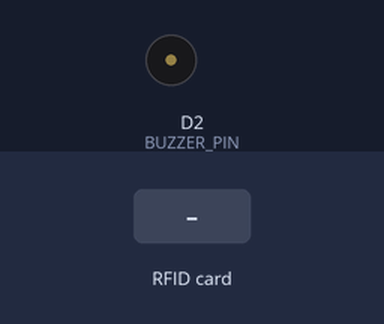
Recording of a sketch running on a simulated ESP8266 (NodeMCU). Parts: buzzer (waves = sounding, pin HIGH). The inputs (shaded band) are chosen by the test bench. WiFi joins after 1.5 s; servers stay silent unless stated; uploads are accepted with an empty reply; what the sketch prints to the serial monitor is not drawn.

Above: at 2.7 s.
2.8 s: RFID card 5E 7A 19 C4 held to the reader
At 3.06 s:
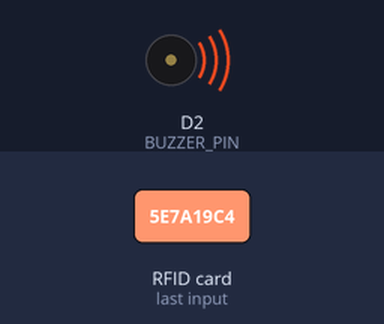
Timing chart, 0 to 5.8 s (numbered marks = the images above; inputs shaded):
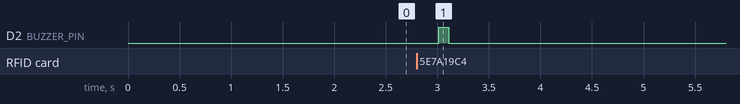

Measured:
- after the input at 2.8 s, D2 (BUZZER_PIN): LOW → HIGH after 0.21 s, → LOW 0.10 s later

The sketch:

rfid_writer.ino
```cpp
#include <SPI.h>
#include <MFRC522.h>
#include <ESP8266WiFi.h>
#include <ESP8266HTTPClient.h>

#define SS_PIN     D4
#define RST_PIN    D3
#define BUZZER_PIN D2

// 🔧 WiFi config
const char* ssid = "INFINITUM2AF3_2.4";
const char* password = "tmqF6MuUxE";

// 🔧 Backend config
const char* API_URL = "http://192.168.1.10:5000/attendance";
const long USER_ID = 2765432101;
const char* CLASSROOM = "ENTRANCE";

MFRC522 rfid(SS_PIN, RST_PIN);
MFRC522::MIFARE_Key key;

void beep() {
  digitalWrite(BUZZER_PIN, HIGH);
  delay(100);
  digitalWrite(BUZZER_PIN, LOW);
}

void setup() {
  Serial.begin(9600);
  SPI.begin();
  rfid.PCD_Init();

  pinMode(BUZZER_PIN, OUTPUT);

  // RFID key
  for (byte i = 0; i < 6; i++) {
    key.keyByte[i] = 0xFF;
  }

  // WiFi
  WiFi.begin(ssid, password);
  Serial.print("Connecting to WiFi");

  while (WiFi.status() != WL_CONNECTED) {
    delay(500);
    Serial.print(".");
  }

  Serial.println("\nWiFi connected");
  Serial.println("{\"status\":\"READY\"}");
}

void loop() {
  if (!rfid.PICC_IsNewCardPresent()) return;
  if (!rfid.PICC_ReadCardSerial()) return;

  // UID → string HEX
  String studentId = "";
  for (byte i = 0; i < rfid.uid.size; i++) {
    if (rfid.uid.uidByte[i] < 0x10) studentId += "0";
    studentId += String(rfid.uid.uidByte[i], HEX);
  }
  studentId.toUpperCase();

  Serial.print("Scanned: ");
  Serial.println(studentId);

  if (WiFi.status() == WL_CONNECTED) {
    WiFiClient client;
    HTTPClient http;

    http.begin(client, API_URL);
    http.addHeader("Content-Type", "application/json");

    String payload = "{";
    payload += "\"student_id\":\"" + studentId + "\",";
    payload += "\"user_id\":" + String(USER_ID) + ",";
    payload += "\"classroom\":\"" + String(CLASSROOM) + "\",";
    payload += "\"present\":true";
    payload += "}";

    int httpResponseCode = http.POST(payload);

    if (httpResponseCode > 0) {
      String response = http.getString();
      Serial.println("Server response:");
      Serial.println(response);
      beep();
    } else {
      Serial.print("HTTP Error: ");
      Serial.println(httpResponseCode);
    }

    http.end();
  }

  delay(1000); // anti double-read
  rfid.PICC_HaltA();
  rfid.PCD_StopCrypto1();
}
```
